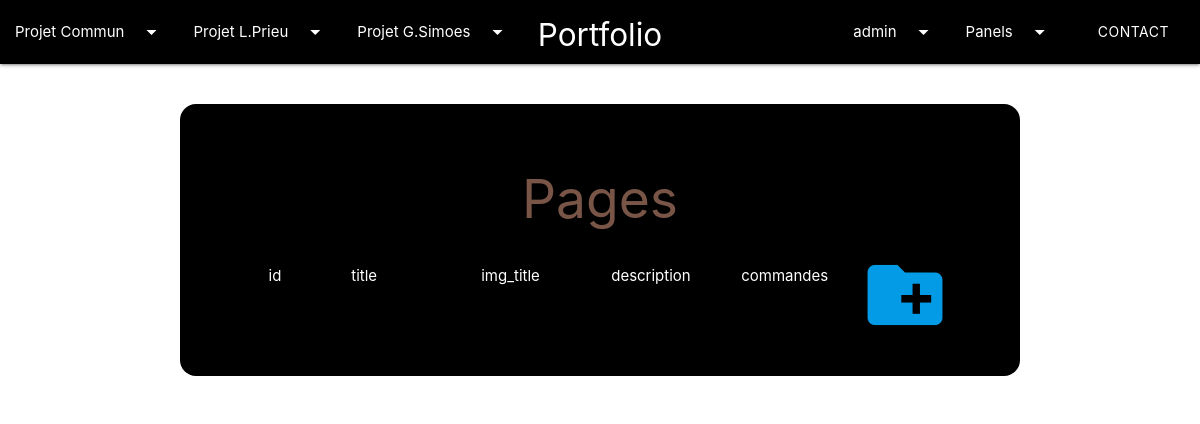
Before: /panel.php?page=pages (signed in) with the older database file.
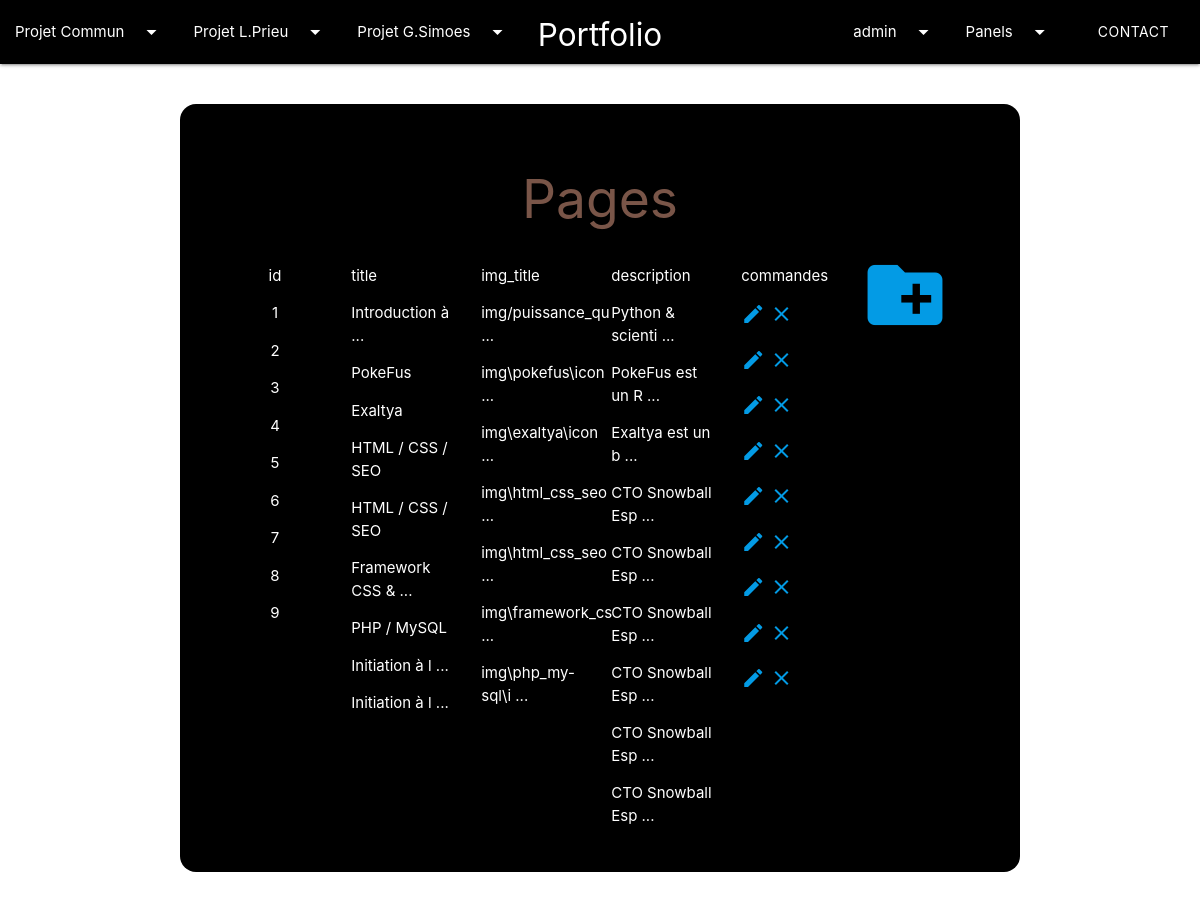
After: the same page with the newer database file.
### tables this page shows
CREATE TABLE IF NOT EXISTS `pages` (
  `id` int(11) NOT NULL AUTO_INCREMENT,
  `title` varchar(255) NOT NULL,
  `img_link` varchar(255) NOT NULL,
  `description` text NOT NULL,
  `subtitle` text NOT NULL,
  `type` varchar(255) NOT NULL,
  `id_type` int(11) NOT NULL,
  PRIMARY KEY (`id`)
);

### pages.php (called while the page is built, shortened)
<?php
require_once "config.php";
$requete1 = 'SELECT * FROM pages';
$resultat = $pdo->prepare($requete1);
$resultat->execute();
$resultatPages = $resultat->fetchAll(PDO::FETCH_ASSOC);
?>

### nbPage.php (called while the page is built)
<?php
require_once "config.php";
$requete1 = 'SELECT * FROM pages';
$resultat = $pdo->prepare($requete1);
$resultat->execute();
$resultatPagesId = $resultat->fetchAll(PDO::FETCH_ASSOC);
?>

### panel.php (the view, shortened to what the rows shown need)
<!DOCTYPE html>
<html lang="en" dir="ltr">
  <head>
    <link type="text/css" rel="stylesheet" href="css/materialize.css" media="screen,projection" />
    <link rel="stylesheet" href="css/style.css">
  </head>
  <body>
    <?php require_once 'navbar.php' ?>
    <?php require "user.php" ?>
    <?php require "pages.php" ?>
    <?php if (isset($_SESSION['user'])): ?>
      <?php if($_SESSION['user']['admin'] == 1):?>
        <div class="row container">
          <div class="col s12 m12 l12">
            <div class="panel row"style="margin-top:40px;">
              <?php if($_GET['page'] == "users"): ?>
                <h2 class="brown-text center nom">Users</h2>
                <a class="modal-trigger" id="add-users" data-target="add-user" href="#"><i class="large material-icons">create_new_folder</i></a>
                <div id='add-user' class="modal">
                  <div class="modal-content">
                    <h4>Enregister un nouveau compte</h4>
                      <div class="row">
                        <form method="post" action="add_user.php">
                          <div class="row">
                            <div class="input-field col s3">
                              <input id="email" type="email" name="email" class="validate">
                              <label for="email">Adresse email</label>
                            </div>
                            <div class="input-field col s3">
                              <input id="login" type="text" class="validate" name="login">
                              <label for="login">Login</label>
                            </div>
                            <div class="input-field col s3">
                              <input id="mdp" type="password" class="validate" name="password">
                              <label for="mdp">Mot de passe</label>
                            </div>
                            <div class="input-field col s3">
                              <select id='choose_admin' name="admin">
                                <option id="admin" value="1">Oui</option>
                                <option id="admin" value="0" selected>Non</option>
                              </select>
                              <label for='choose_admin'>Admin</label>
                            </div>
                          </div>
                        </div>
                      </div>
                      <div class="modal-footer">
                        <input type='submit' class="btn connect" value="Créer le nouveau compte"/>
                      </div>
                    </form>
                </div>
                <?php
                $fin = ' ...';
                $lg_max = 20;
                 ?>
                <div class="col center s12 m6 l2">
                  <p>ID</p>
                  <?php
                  foreach($resultatUsers as $key => $resultatUser){
                    echo "<p>".$resultatUser['id']."</p>";
                  }?>
                </div>
                <div class="col s12 m6 l2">
                  <p>Login</p>
                  <?php
                  foreach($resultatUsers as $key => $resultatUser){
                    if (strlen($resultatUser['login'])>$lg_max)
                    {
                      $resultatUser['login']=substr($resultatUser['login'], 0, $lg_max-strlen($fin)).$fin;
                    }
                    echo "<p>".$resultatUser['login']."</p>";
                  }
                  ?>
                </div>
                <div class="col s12 m6 l2">
                  <p>Email</p>
                  <?php
                  foreach($resultatUsers as $key => $resultatUser){
                    if (strlen($resultatUser['email'])>$lg_max)
                    {
                      $resultatUser['email']=substr($resultatUser['email'], 0, $lg_max-strlen($fin)).$fin;
                    }
                    echo "<p>".$resultatUser['email']."</p>";
                  }
                  ?>
                </div>
                <div class="col s12 m6 l2">
                  <p>Mot de passe</p>
                  <?php
                  foreach($resultatUsers as $key => $resultatUser){
                    if (strlen($resultatUser['password'])>$lg_max)
                    {
                      $resultatUser['password']=substr($resultatUser['password'], 0, $lg_max-strlen($fin)).$fin;
                    }
                    echo "<p>".$resultatUser['password']."</p>";
                  }
                  ?>
                </div>
                <div class="col center s12 m6 l2">
                  <p>Admin</p>
                  <?php
                  foreach($resultatUsers as $key => $resultatUser){
                    echo "<p>".$resultatUser['admin']."</p>";
                  }?>
                </div>
                <div class="col s12 m6 l2">
                  <p>Commandes</p>
                  <?php foreach ($resultatUsers as $key => $resultatUser) { ?>
                    <p>
                      <?php echo '<a class="modal-trigger" id="change-users" data-target="change-user'.$resultatUser["id"].'" href="#"><i class="material-icons">edit</i></a>
                      <a class="modal-trigger" id="remove-users" data-target="delete-user'.$resultatUser["id"].'" href="#"><i class="material-icons">close</i></a>' ?>
                      <div id="<?php echo 'change-user'.$resultatUser["id"].'' ?>" class="modal">
                        <div class="modal-content">
                          <h4>Modifier un compte</h4>
                            <div class="row">
                              <form method="post" action="change_user.php">
                                <div class="row">
                                  <div class="input-field col s3">
                                    <input id="login" name="login" class="validate" type="text" value="<?php echo $resultatUser['login'] ?>">
                                    <label for="login">login de l'utilisateur</label>
                                  </div>
                                  <div class="input-field col s3">
                                    <input id="email" type="email" class="validate" name="email" value="<?php echo $resultatUser['email'] ?>">
                                    <label for="email">email</label>
                                  </div>
                                  <div class="input-field col s3">
                                    <input id="password" type="password" class="validate" name="password" value="<?php echo $resultatUser['password']?>">
                                    <label for="password">mot de passe</label>
                                  </div>
                                  <div class="input-field col s3">
                                    <?php if($resultatUser['admin']== 1):?>
                                      <select id='choose_admin' name="admin">
                                        <option id="admin" value="1" selected>Oui</option>
                                        <option id="admin" value="0">Non</option>
                                      </select>
                                      <label for='choose_admin'>Admin</label>
                                    <?php else: ?>
                                      <select id='choose_admin' name="admin">
                                        <option id="admin" value="1">Oui</option>
                                        <option id="admin" value="0" selected>Non</option>
                                      </select>
                                      <label for='choose_admin'>Admin</label>
                                    <?php endif ?>
                                  </div>
                                  <div class="input-field col s12">
                                    <input readonly="readonly" value="<?php echo $resultatUser['id'] ?>" id="id-user" type="text" class="validate" name="id" >
                                    <label for="id">id de l'utilisateur</label>
                                  </div>
                                </div>
                              </div>
                            </div>
                            <div class="modal-footer">
                              <input type='submit' class="btn connect" value="Valider le changement"/>
                            </div>
                          </form>
                      </div>
                      <div id="<?php echo 'delete-user'.$resultatUser["id"].'' ?>" class="modal">
                        <div class="modal-content">
                          <h4>Supprimer un compte</h4>
                            <div class="row">
                              <form method="post" action="remove_user.php">
                                  <p>Vous allez supprimer le compte avec les information suivante (la manipulation est définitive)</p>
                                  <div class="input-field col s3">
                                    <input readonly="readonly" id="login" name="login" class="validate" type="text" value="<?php echo $resultatUser['login'] ?>">
                                    <label for="login">login de l'utilisateur</label>
                                  </div>
                                  <div class="input-field col s3">
                                    <input readonly="readonly" id="email" type="email" class="validate" name="email" value="<?php echo $resultatUser['email'] ?>">
                                    <label for="email">email</label>
                                  </div>
                                  <div class="input-field col s3">
                                    <input readonly="readonly" id="password" type="password" class="validate" name="password" value="<?php echo $resultatUser['password'] ?>">
                                    <label for="password">mot de passe</label>
                                  </div>
                                  <div class="input-field col s3">
                                    <?php if($resultatUser['admin']== 1):?>
                                      <select readonly="readonly" id='choose_admin'>
                                        <option id="admin" name="admin" readonly="readonly" value="1" selected>Oui</option>
                                        <option id="admin" name="admin" readonly="readonly" value="0">Non</option>
                                      </select>
                                      <label for='choose_admin'>Admin</label>
                                    <?php else: ?>
                                      <select readonly="readonly" id='choose_admin'>
                                        <option id="admin" name="admin" readonly="readonly" value="1">Oui</option>
                                        <option id="admin" name="admin" readonly="readonly" value="0" selected>Non</option>
                                      </select>
                                      <label for='choose_admin'>Admin</label>
                                    <?php endif ?>
                                  </div>
                                  <div class="input-field col s12">
                                    <input readonly="readonly" value="<?php echo $resultatUser['id'] ?>" id="id-user" type="text" class="validate" name="id-user" >
                                    <label for="id-user">id de l'utilisateur</label>
                                  </div>
                                </div>
                              </div>
                            <div class="modal-footer">
                              <input type='submit' class="btn connect" value="Valider la suppresion"/>
                            </div>
                          </form>
                      </div>
                    </p>
                  <?php } ?>
                </div>
              <?php elseif ($_GET["page"] == "pages") :?>
                <h2 class="brown-text center nom">Pages</h2>
                <?php
                $fin = ' ...';
                $lg_max = 20;
                 ?>
                <div class="col center s12 m6 l2">
                  <p>id</p>
                  <?php
                  foreach($resultatPages as $key => $resultatPage){
                    echo "<p>".$resultatPage['id']."</p>";
                  }?>
                </div>
                <div class="col s12 m6 l2">
                  <p>title</p>
                  <?php
                  foreach($resultatPages as $key => $resultatPage){
                    if (strlen($resultatPage['title'])>$lg_max)
                    {
                      $resultatPage['title']=substr($resultatPage['title'], 0, $lg_max-strlen($fin)).$fin;
                    }
                    echo "<p>".$resultatPage['title']."<br></p>";
                  }
                  ?>
                </div>
                <div class="col s12 m6 l2">
                  <p>img_title</p>
                  <?php
                  foreach($resultatPages as $key => $resultatPage){
                    if (strlen($resultatPage['img_link'])>$lg_max)
                    {
                      $resultatPage['img_link']=substr($resultatPage['img_link'], 0, $lg_max-strlen($fin)).$fin;
                    }
                    echo "<p>".$resultatPage['img_link']."</p>";
                  }
                  ?>
                </div>
                <div class="col s12 m6 l2">
                  <p>description</p>
                  <?php
                  foreach($resultatPages as $key => $resultatPage){
                    if (strlen($resultatPage['description'])>$lg_max)
                    {
                      $resultatPage['description']=substr($resultatPage['description'], 0, $lg_max-strlen($fin)).$fin;
                    }
                    echo "<p>".$resultatPage['description']."</p>";
                  }
                  ?>
                </div>
                <div class="col s12 m6 l2">
                  <?php foreach ($resultatPages as $key => $resultatPage) {
                    echo '<p>
                      <a class="modal-trigger" id="change-pages" data-target="change-page'.$resultatPage["id"].'" href="#"><i class="material-icons">edit</i></a>
                      <a class="modal-trigger" id="delete-pages" data-target="delete-page'.$resultatPage["id"].'" href="#"><i class="material-icons">close</i></a>
                    </p>' ?>
                    <?php } ?>
                  </div>
                <?php endif ?>
              </div>
            </div>
          </div>
      <?php endif ?>
    <?php endif ?>
  </body>
</html>

Changed rows visible on the page:
added pages: id "1", title "Introduction à ...", img_link "img/puissance_qu ...", description "Python & scienti ..."
added pages: id "2", title "PokeFus", img_link "img\\pokefus\\icon ...", description "PokeFus est un R ..."
added pages: id "3", title "Exaltya", img_link "img\\exaltya\\icon ...", description "Exaltya est un b ..."
added pages: id "4", title "HTML / CSS / SEO", img_link "img\\html_css_seo ...", description "CTO Snowball Esp ..."
added pages: id "5", title "HTML / CSS / SEO", img_link "img\\html_css_seo ...", description "CTO Snowball Esp ..."
added pages: id "6", title "Framework CSS & ...", img_link "img\\framework_cs ...", description "CTO Snowball Esp ..."
added pages: id "7", title "PHP / MySQL", img_link "img\\php_my-sql\\i ...", description "CTO Snowball Esp ..."
added pages: id "8", title "Initiation à l ...", description "CTO Snowball Esp ..."
added pages: id "9", title "Initiation à l ...", description "CTO Snowball Esp ..."
